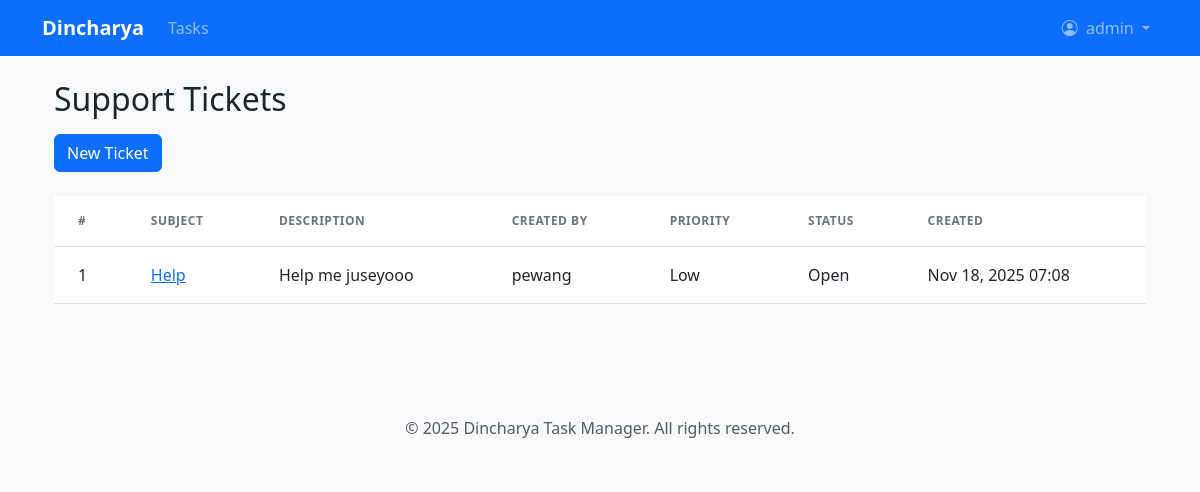
/support/ (signed in), run on an earlier commit of the app's database.
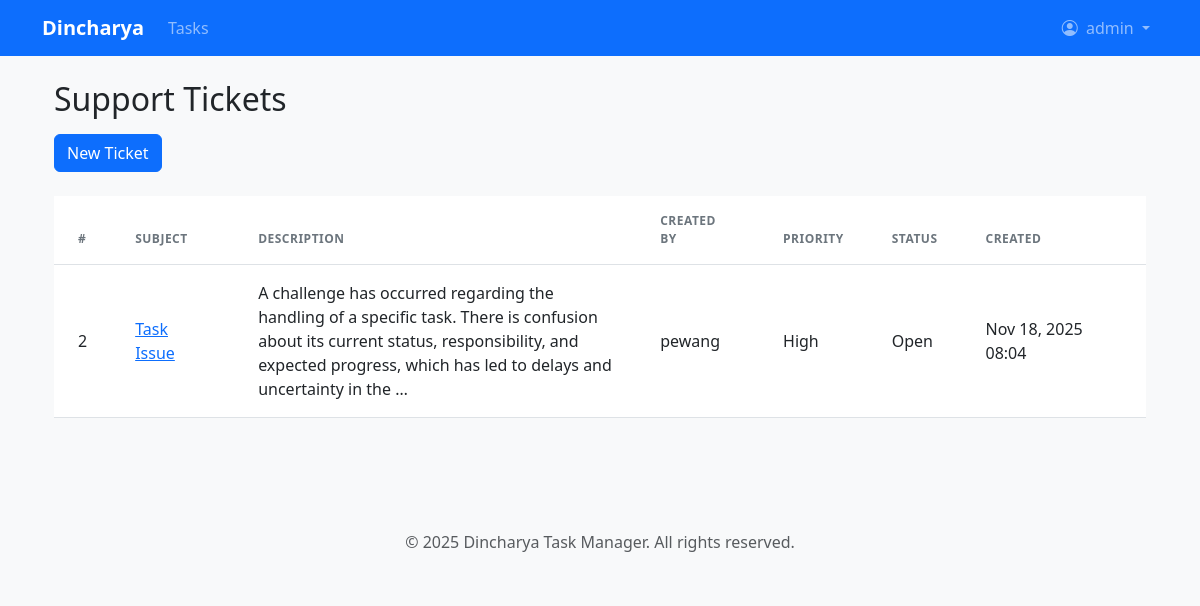
And on a later commit of the database.
### scheduler/models.py (models this page shows, shortened)
class SupportTicket(models.Model):
    STATUS_CHOICES = (
        ('open', 'Open'),
        ('in_progress', 'In Progress'),
        ('resolved', 'Resolved'),
        ('closed', 'Closed'),
    )
    PRIORITY_CHOICES = (
        ('low', 'Low'),
        ('medium', 'Medium'),
        ('high', 'High'),
    )
    subject = models.CharField(max_length=200)
    description = models.TextField()
    created_by = models.ForeignKey(CustomUser, related_name='support_tickets', on_delete=models.CASCADE)
    assigned_to = models.ForeignKey(CustomUser, related_name='assigned_support_tickets', on_delete=models.SET_NULL, null=True, blank=True)
    status = models.CharField(max_length=20, choices=STATUS_CHOICES, default='open')
    priority = models.CharField(max_length=10, choices=PRIORITY_CHOICES, default='medium')
    created_at = models.DateTimeField(auto_now_add=True)
    updated_at = models.DateTimeField(auto_now=True)
    class Meta:
        ordering = ['-created_at']

class CustomUser(AbstractUser):
    ROLE_CHOICES = (
        ('supervisor', 'Supervisor'),
        ('intern', 'Intern'),
    )
    role = models.CharField(max_length=20, choices=ROLE_CHOICES, default='intern')

### scheduler/decorators.py (the view)
    def wrapper(request, *args, **kwargs):
        if request.user.role != 'supervisor':
            return HttpResponseForbidden("Only supervisors can access this page.")
        return view_func(request, *args, **kwargs)

### scheduler/views.py (called while the page is built)
@login_required
@supervisor_required
def support_ticket_list(request):
    tickets = SupportTicket.objects.all().select_related('created_by', 'assigned_to')[:50]
    return render(request, 'support/ticket_list.html', {'tickets': tickets})

### templates/support/ticket_list.html (shortened to what this page needs)
{% extends 'base.html' %}
{% block content %}
<div class="container py-4">
    <h2>Support Tickets</h2>
    <div class="mt-3">
        <a href="{% url 'support_create' %}" class="btn btn-primary">New Ticket</a>
    </div>
    <div class="mt-4">
        <table class="table">
            <thead>
                <tr>
                    <th>#</th>
                    <th>Subject</th>
                    <th>Description</th>
                    <th>Created By</th>
                    <th>Priority</th>
                    <th>Status</th>
                    <th>Created</th>
                </tr>
            </thead>
            <tbody>
                {% for t in tickets %}
                <tr>
                    <td>{{ t.id }}</td>
                    <td><a href="{% url 'support_detail' t.id %}">{{ t.subject }}</a></td>
                    <td style="max-width:420px; white-space:normal;">{{ t.description|linebreaksbr|truncatechars:200 }}</td>
                    <td>{{ t.created_by.get_full_name|default:t.created_by.username }}</td>
                    <td>{{ t.get_priority_display }}</td>
                    <td>{{ t.get_status_display }}</td>
                    <td>{{ t.created_at|date:"M d, Y H:i" }}</td>
                </tr>
                {% empty %}
                <tr>
                    <td colspan="6">No tickets found.</td>
                </tr>
                {% endfor %}
            </tbody>
        </table>
    </div>
</div>
{% endblock %}

What changed in the data, as far as the page shows it:
removed SupportTicket: id "1", subject "Help", description "Help me juseyooo", created_by.get_full_name "pewang", priority "Low", status "Open", created_at "Nov 18, 2025 07:08"
added SupportTicket: id "2", subject "Task Issue", description "A challenge has occurred regarding the handling of a specific task. There is confusion about its current status, responsibility, and expected progress, which has led to delays and uncertainty in the …", created_by.get_full_name "pewang", priority "High", status "Open", created_at "Nov 18, 2025 08:04"
